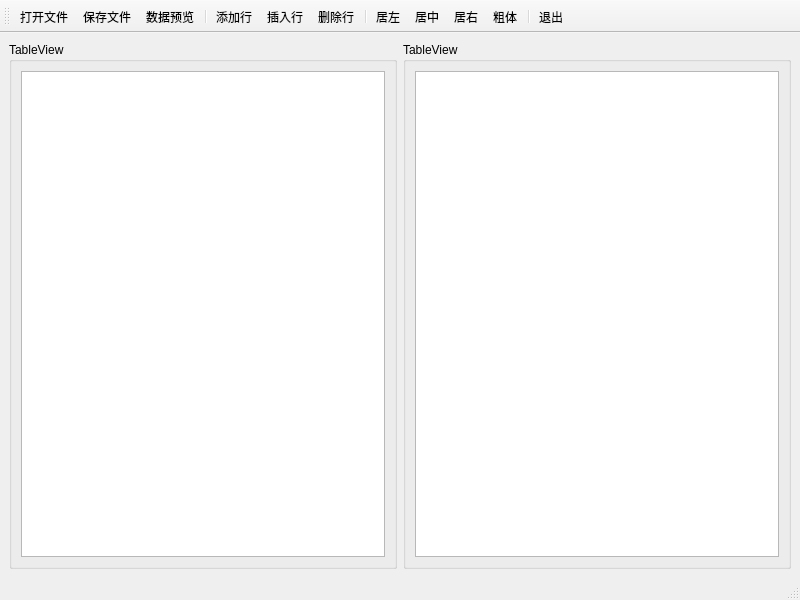
<?xml version="1.0" encoding="UTF-8"?>
<ui version="4.0">
 <class>MainWindow</class>
 <widget class="QMainWindow" name="MainWindow">
  <property name="geometry">
   <rect>
    <x>0</x>
    <y>0</y>
    <width>800</width>
    <height>600</height>
   </rect>
  </property>
  <property name="windowTitle">
   <string>MainWindow</string>
  </property>
  <widget class="QWidget" name="centralwidget">
   <layout class="QHBoxLayout" name="horizontalLayout">
    <item>
     <widget class="QGroupBox" name="gBox_table_view">
      <property name="title">
       <string>TableView</string>
      </property>
      <layout class="QHBoxLayout" name="horizontalLayout_2">
       <item>
        <widget class="QTableView" name="tableView">
         <property name="alternatingRowColors">
          <bool>true</bool>
         </property>
        </widget>
       </item>
      </layout>
     </widget>
    </item>
    <item>
     <widget class="QGroupBox" name="gBox_plt">
      <property name="title">
       <string>TableView</string>
      </property>
      <layout class="QVBoxLayout" name="verticalLayout">
       <item>
        <widget class="QPlainTextEdit" name="plainTextEdit"/>
       </item>
      </layout>
     </widget>
    </item>
   </layout>
  </widget>
  <widget class="QStatusBar" name="statusbar"/>
  <widget class="QToolBar" name="toolBar">
   <property name="windowTitle">
    <string>toolBar</string>
   </property>
   <attribute name="toolBarArea">
    <enum>TopToolBarArea</enum>
   </attribute>
   <attribute name="toolBarBreak">
    <bool>false</bool>
   </attribute>
   <addaction name="act_open_file"/>
   <addaction name="act_save_file"/>
   <addaction name="act_preview_data"/>
   <addaction name="separator"/>
   <addaction name="act_add_row"/>
   <addaction name="act_insert_row"/>
   <addaction name="act_remove_row"/>
   <addaction name="separator"/>
   <addaction name="act_ali_left"/>
   <addaction name="act_ali_center"/>
   <addaction name="act_ali_right"/>
   <addaction name="act_font_bold"/>
   <addaction name="separator"/>
   <addaction name="act_exit"/>
  </widget>
  <action name="act_open_file">
   <property name="text">
    <string>打开文件</string>
   </property>
   <property name="menuRole">
    <enum>QAction::NoRole</enum>
   </property>
  </action>
  <action name="act_preview_data">
   <property name="text">
    <string>数据预览</string>
   </property>
   <property name="menuRole">
    <enum>QAction::NoRole</enum>
   </property>
  </action>
  <action name="act_add_row">
   <property name="text">
    <string>添加行</string>
   </property>
   <property name="menuRole">
    <enum>QAction::NoRole</enum>
   </property>
  </action>
  <action name="act_insert_row">
   <property name="text">
    <string>插入行</string>
   </property>
   <property name="menuRole">
    <enum>QAction::NoRole</enum>
   </property>
  </action>
  <action name="act_remove_row">
   <property name="text">
    <string>删除行</string>
   </property>
   <property name="menuRole">
    <enum>QAction::NoRole</enum>
   </property>
  </action>
  <action name="act_ali_left">
   <property name="checkable">
    <bool>true</bool>
   </property>
   <property name="text">
    <string>居左</string>
   </property>
   <property name="menuRole">
    <enum>QAction::NoRole</enum>
   </property>
  </action>
  <action name="act_ali_right">
   <property name="checkable">
    <bool>true</bool>
   </property>
   <property name="text">
    <string>居右</string>
   </property>
   <property name="menuRole">
    <enum>QAction::NoRole</enum>
   </property>
  </action>
  <action name="act_ali_center">
   <property name="checkable">
    <bool>true</bool>
   </property>
   <property name="text">
    <string>居中</string>
   </property>
   <property name="menuRole">
    <enum>QAction::NoRole</enum>
   </property>
  </action>
  <action name="act_font_bold">
   <property name="checkable">
    <bool>true</bool>
   </property>
   <property name="text">
    <string>粗体</string>
   </property>
   <property name="menuRole">
    <enum>QAction::NoRole</enum>
   </property>
  </action>
  <action name="act_exit">
   <property name="text">
    <string>退出</string>
   </property>
   <property name="menuRole">
    <enum>QAction::NoRole</enum>
   </property>
  </action>
  <action name="act_save_file">
   <property name="text">
    <string>保存文件</string>
   </property>
   <property name="menuRole">
    <enum>QAction::NoRole</enum>
   </property>
  </action>
 </widget>
 <resources/>
 <connections>
  <connection>
   <sender>act_exit</sender>
   <signal>triggered()</signal>
   <receiver>MainWindow</receiver>
   <slot>close()</slot>
   <hints>
    <hint type="sourcelabel">
     <x>-1</x>
     <y>-1</y>
    </hint>
    <hint type="destinationlabel">
     <x>399</x>
     <y>299</y>
    </hint>
   </hints>
  </connection>
 </connections>
</ui>
